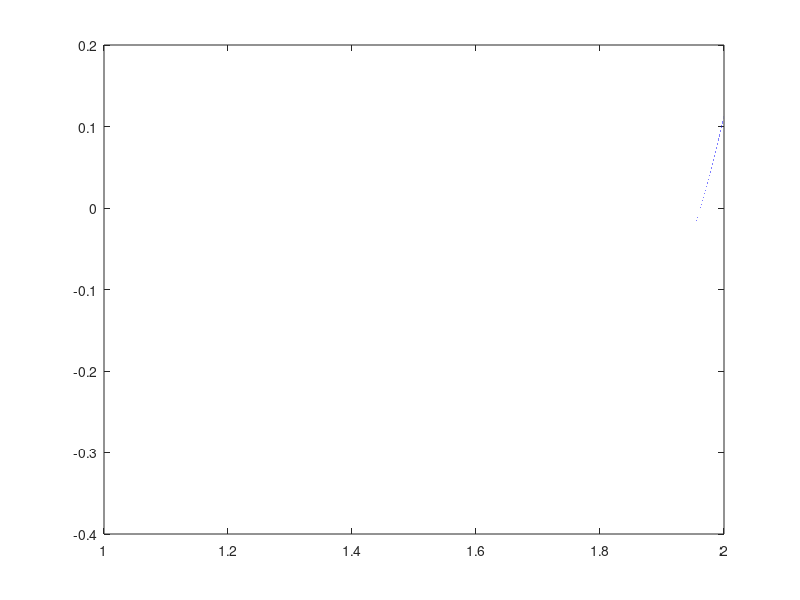

Recreate this plot in MATLAB.
# Лабораторная работа 1. Вариант 7.

function main()
  clc;

  debug = false;

  a = 1;
  b = 2;
  eps = 1e-6;

  draw_plot(a, b, eps);

  [x_min, f_min, n] = find_min(debug, a, b, eps);
  fprintf('\n\033[36mТочка минимума (x*, f(x*)) = (%f, %f), количество вычислений функции: %d.\033[0m\n', x_min, f_min, n);
end

function [x_min, f_min, n] = find_min(debug, a, b, eps)
  x0 = a;
  f0 = f(x0);
  delta = (b - a)/4;

  if debug
    fprintf('(x0, f(x0)) = (%f, %f).\n', x0, f0);
  endif

  i = 1;

  while true
    x1 = x0 + delta;
    f1 = f(x1);
    i = i + 1;

    if debug
      fprintf('(x%d, f(x%d)) = (%f, %f).\n', i-1, i-1, x1, f1);
    endif

    if f0 > f1
      if a <= x1 <= b
        x0 = x1;
        f0 = f1;
        continue;
      endif
    endif

    if abs(delta) < eps
      x_min = x0;
      f_min = f0;
      n = i;
      return;
    endif

    delta = -delta / 4;
    x0 = x1;
    f0 = f1;
  endwhile
end

function draw_plot(a, b, step)
  x=a:step:b;
  y=f(x);
  plot(x,y);
end

function y = f(x)
  y = atan(x .^ 3 - 5 * x + 1) + ((x .^ 2) / (3 * x - 2)) .^ sqrt(3);
end




